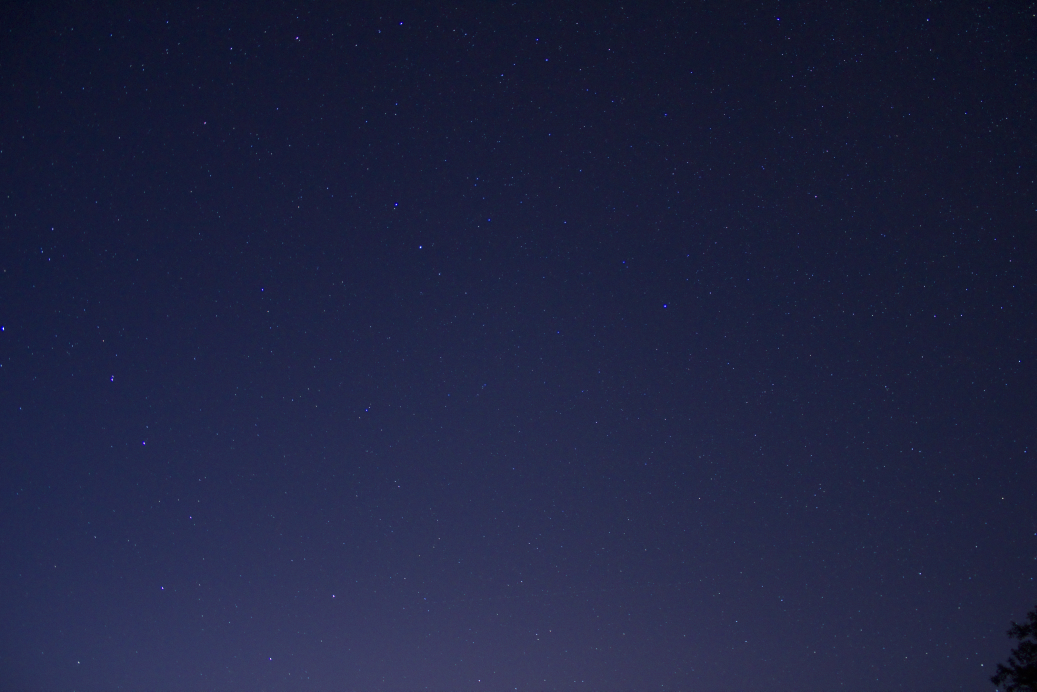
#> input picture night_sky.jpg, 5184 x 3456 px (shown at 1/5 size)
$ python convert-to-short-lines.py night_sky.jpg out.png   (older library calls are emulated)
#> lines starting #> are read from the running program, lines starting #| are printed output that depends on the picture; after the words box and inside, x2 and y2 are one past the last pixel; in counts of white or black regions, pixels touching at a corner belong together
### triangulared/point_generators.py
import numpy as np
from skimage import filters, morphology, color
from triangulared.utils import gaussian_mask, default


# [48 lines left out: functions edge_points, generate_uniform_random_points, not called in this run]


def generate_max_entropy_points(image, n_points=100,
                                entropy_width=None,
                                filter_width=None,
                                suppression_width=None,
                                suppression_amplitude=None):
    """
    Generates a set of points over the area of image, using maximum entropy
    to guess which points are importance. All length scales are relative to the
    density of the points.
    :param image: image as an array
    :param n_points: int number of points to generate:
    :param entropy_width: width over which to measure entropy
    :param filter_width: width over which to pre filter entropy
    :param suppression_width: length for suppressing entropy before choosing the
                              next point.
    :param suppression_amplitude: amplitude to suppress entropy before choosing the
                              next point.
    :return:
    """
    # calculate length scale
    ymax, xmax = image.shape[:2]
    length_scale = np.sqrt(xmax*ymax / n_points)
    entropy_width = length_scale * default(entropy_width, 0.2)
    filter_width = length_scale * default(filter_width, 0.1)
    suppression_width = length_scale * default(suppression_width, 0.3)
    suppression_amplitude = default(suppression_amplitude, 3)

    # convert to grayscale
    im2 = color.rgb2gray(image)

    # filter
    im2 = (
        255 * filters.gaussian(im2, sigma=filter_width, multichannel=True)
    ).astype("uint8")

    # calculate entropy
    im2 = filters.rank.entropy(im2, morphology.disk(entropy_width))

    points = []
    for _ in range(n_points):
        y, x = np.unravel_index(np.argmax(im2), im2.shape)
        im2 -= gaussian_mask(x, y,
                             shape=im2.shape[:2],
                             amp=suppression_amplitude,
                             sigma=suppression_width)
        points.append((x, y))

    points = np.array(points)
    return points


# [52 lines left out: function generate_max_entropy_points_with_entropy, not called in this run]

### convert-to-short-lines.py
import cv2
from triangulared import generate_max_entropy_points
import matplotlib.pyplot as plt
import argparse
from matplotlib.patches import ConnectionPatch
import random
from PIL import Image
import math

# colors = ["#4285F4", "#DB4437", "#F4B400", '#0F9D58']
colors = ["#3481ff", "#f5ab06", "#fcee00", "#f03206", "#56da81"]
angles = [0, 45, 90, 135, 180, 225, 270, 315]

# util for distance between two points
def dist(p1, p2):
    return math.sqrt((p1[0] - p2[0]) * (p1[0] - p2[0]) + (p1[1] - p2[1]) * (p1[1] - p2[1]))

def find_nearest_point(point, points_set):
    if len(points_set) == 0:
        return point

    min_dist = math.inf
    min_point = point

    for nb in points_set:
        d = dist(point, nb)
        if d < min_dist:
            min_dist = d
            min_point = nb

    return min_point

def get_random_color():
    return colors[random.randint(0, len(colors) - 1)]

color_map = {}

def dfs(point, adj_list, color):
    color_map[point] = color

    for nb in adj_list[point]:
        if nb not in color_map:
            dfs(nb, adj_list, color)

def adaptive_threshold(image, sigma):
    # convert the image to grayscale and blur it slightly
    # gray = cv2.cvtColor(image, cv2.COLOR_BGR2GRAY)
    blurred = cv2.GaussianBlur(image, (sigma, sigma), 0)

    # apply simple thresholding with a hardcoded threshold value
    (T, threshInv) = cv2.threshold(blurred, 230, 255,
    cv2.THRESH_BINARY_INV)

    # apply Otsu's automatic thresholding
    (T, threshInv) = cv2.threshold(blurred, 0, 255,
    cv2.THRESH_BINARY_INV | cv2.THRESH_OTSU)

    # instead of manually specifying the threshold value, we can use
    # adaptive thresholding to examine neighborhoods of pixels and
    # adaptively threshold each neighborhood
    thresh = cv2.adaptiveThreshold(blurred, 255,
    cv2.ADAPTIVE_THRESH_MEAN_C, cv2.THRESH_BINARY_INV, 21, 10)

    # perform adaptive thresholding again, this time using a Gaussian
    # weighting versus a simple mean to compute our local threshold
    # value
    thresh = cv2.adaptiveThreshold(blurred, 255,
    cv2.ADAPTIVE_THRESH_GAUSSIAN_C, cv2.THRESH_BINARY_INV, 21, 4)

    imagem = cv2.bitwise_not(thresh)

    return imagem

def process(input_path, output_path, n_points, background):
    # image = plt.imread(input_path)
#> called with input_path = 'night_sky.jpg', output_path = 'out.png', n_points = 100, background = 'dark'
    image = cv2.imread(input_path, cv2.IMREAD_GRAYSCALE)
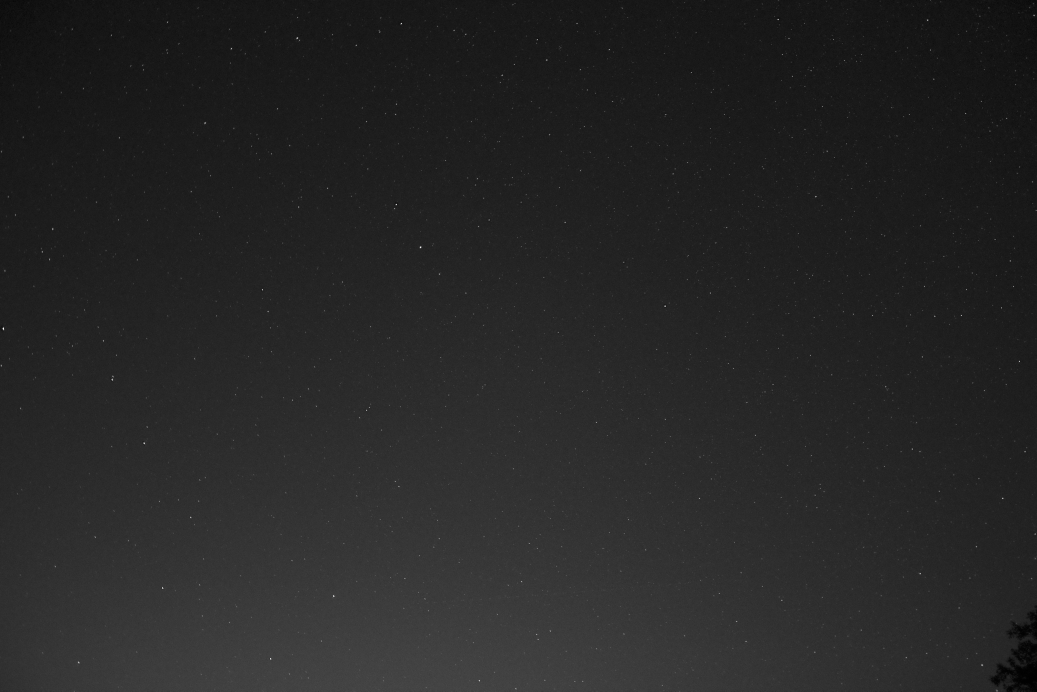
#> image: shape (3456, 5184) (shown at 1/5 size); min 0, max 255, mean 38
    # image = image.astype("uint8")

    im = Image.open(input_path)
    width, height = im.size
#> width = 5184; height = 3456
    dim = max(width, height)
#> dim = 5184

    fig, ax = plt.subplots()
    ax.invert_yaxis()

    # image = adaptive_threshold(image, 5)
    # points = generate_max_entropy_points(image, n_points=n_points)

    image = adaptive_threshold(image, 1)
#> in adaptive_threshold, `(T, threshInv) = cv2.threshold(blurred, 230, 255, cv2.THRESH_BINARY_INV)`:
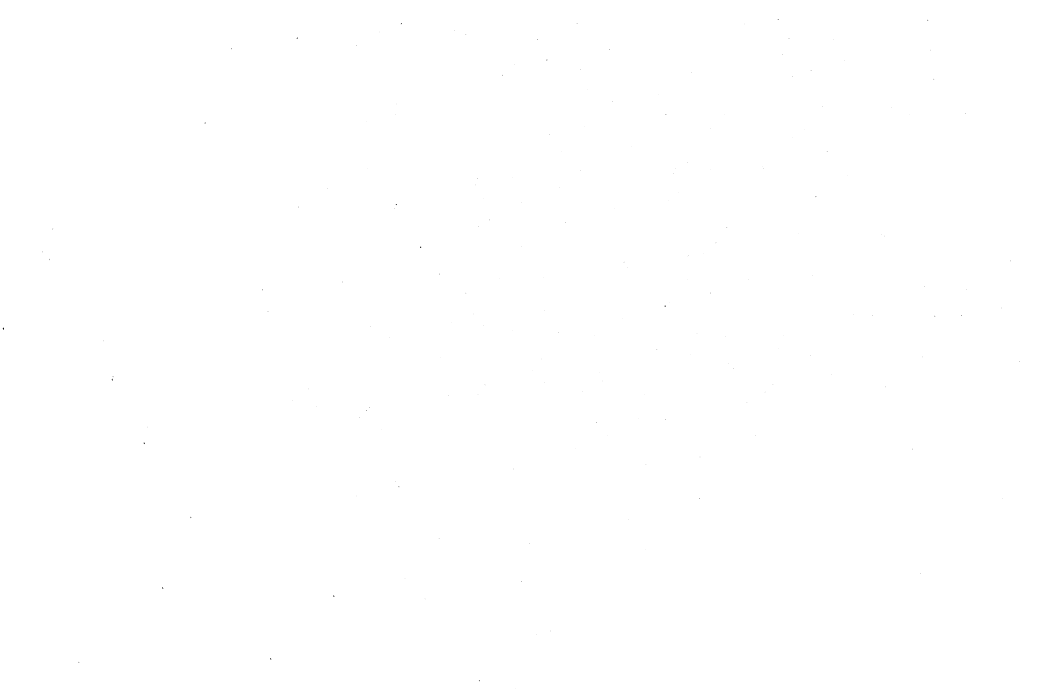
#> threshInv: shape (3456, 5184) (shown at 1/5 size); 100% white; black in thin lines or dots
#> in adaptive_threshold, `(T, threshInv) = cv2.threshold(blurred, 0, 255, cv2.THRESH_BINARY_INV ..`:
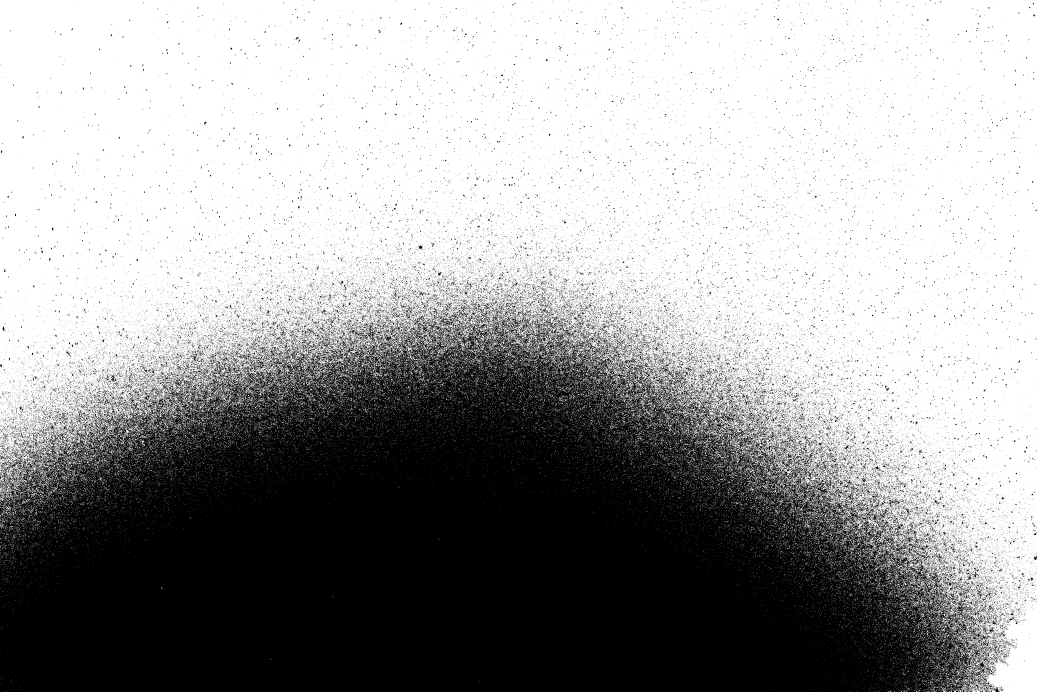
#> threshInv: shape (3456, 5184) (shown at 1/5 size); 62% white; 68012 black regions (62919 under 20 px), largest, box (x1, y1, x2, y2) and area: (0, 1578, 4976, 3456) 6265646, (2106, 1599, 2186, 1675) 1651, (228, 2226, 292, 2306) 1497
#> in adaptive_threshold, `(T, threshInv) = cv2.threshold(blurred, 0, 255, cv2.THRESH_BINARY_INV ..`: T = 40
#> in adaptive_threshold, `thresh = cv2.adaptiveThreshold(blurred, 255, cv2.ADAPTIVE_THRESH_MEAN_..`:
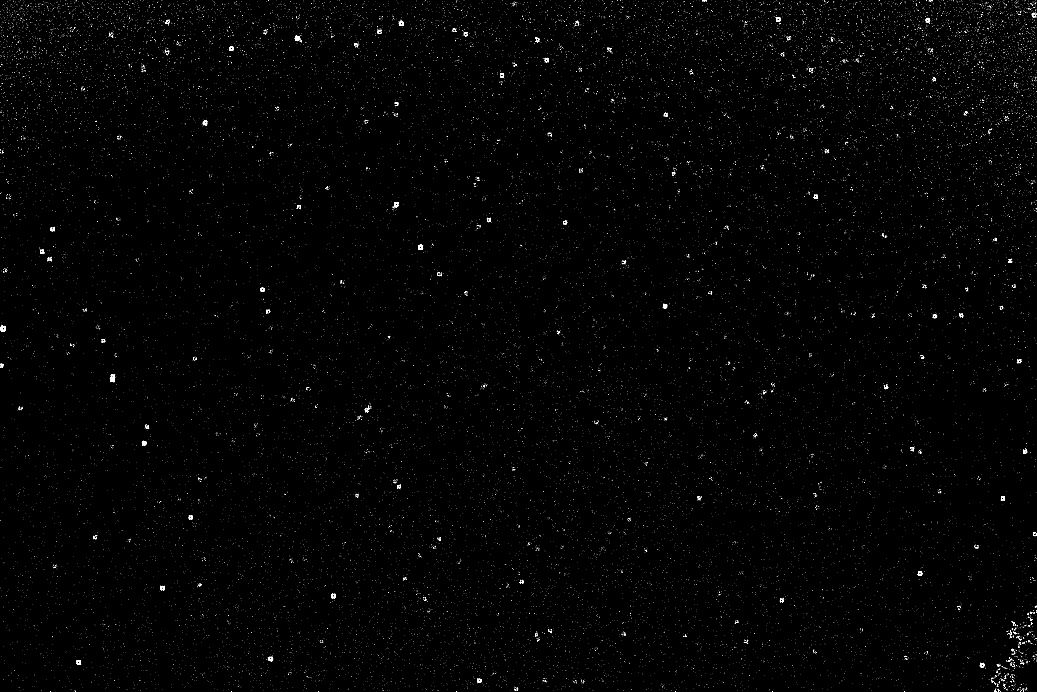
#> thresh: shape (3456, 5184) (shown at 1/5 size); 0.33% white in thin lines or dots
#> in adaptive_threshold, `thresh = cv2.adaptiveThreshold(blurred, 255, cv2.ADAPTIVE_THRESH_GAUSS..`:
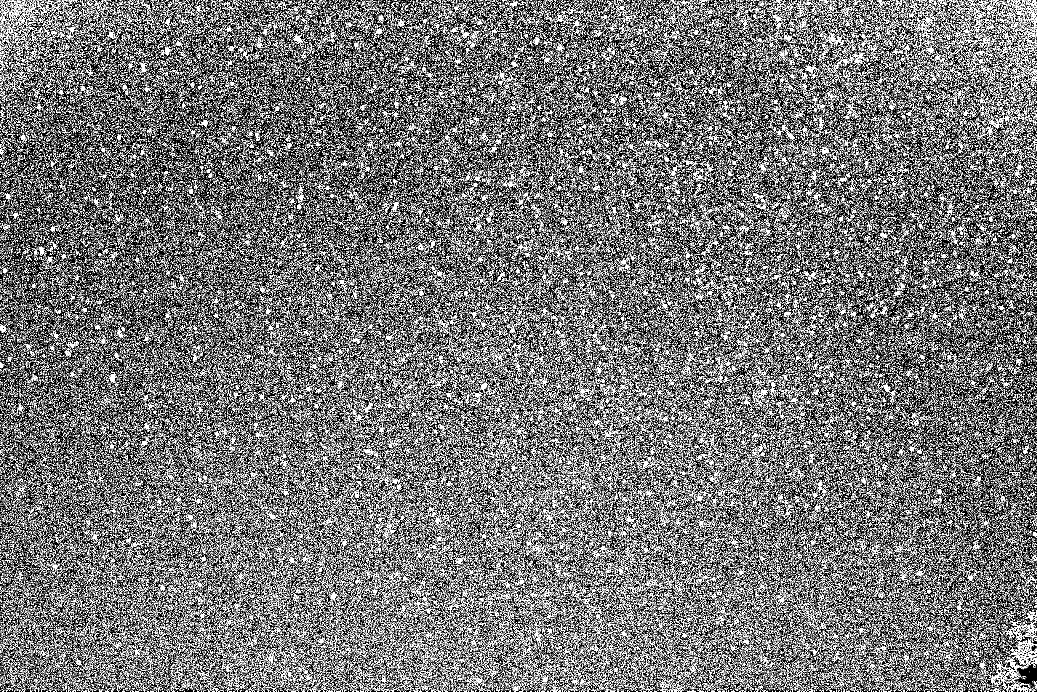
#> thresh: shape (3456, 5184) (shown at 1/5 size); 10.9% white in thin lines or dots
#> in adaptive_threshold, `imagem = cv2.bitwise_not(thresh)`:
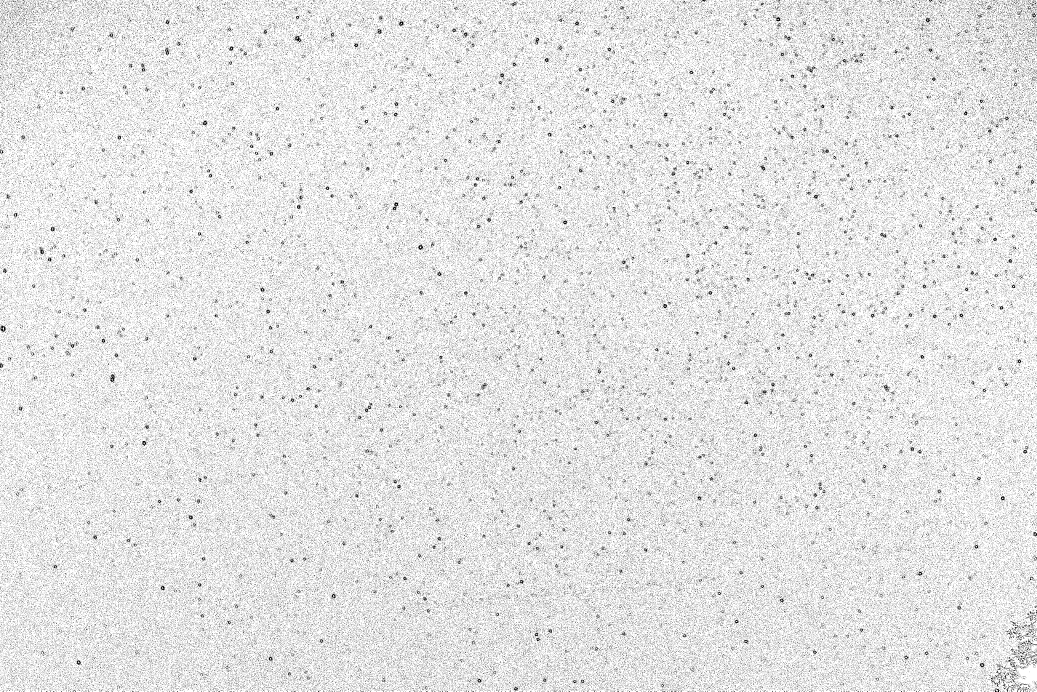
#> imagem: shape (3456, 5184) (shown at 1/5 size); 89.1% white; black in thin lines or dots

    points = generate_max_entropy_points(image, n_points=n_points)
    # points = np.concatenate([points, edge_points(image)])

    points_set = set()
    for point in points:
        p = (point[0], point[1])
        points_set.add(p)

    pairs = []

    while len(points_set) > 0:
        point = points_set.pop()
        nearest_point = find_nearest_point(point, points_set)
        # points_set.remove(nearest_point)

        pairs.append((point, nearest_point))

    sum_lens = 0

    for pair in pairs:
        sum_lens += dist(pair[0], pair[1])

    avg_len = sum_lens / len(pairs)

    lines = []

    for pair in pairs:
        if dist(pair[0], pair[1]) <= avg_len:
            lines.append(pair)

    # dfs
    adj_list = {}

    for pair in lines:
        if pair[0] not in adj_list:
            adj_list[pair[0]] = []
        if pair[1] not in adj_list:
            adj_list[pair[1]] = []
        adj_list[pair[0]].append(pair[1])
        adj_list[pair[1]].append(pair[0])

    for point in adj_list:
        if point not in color_map:
            dfs(point, adj_list, get_random_color())

    for pair in lines:
        color = color_map[pair[0]]

        line = ConnectionPatch(pair[0], pair[1], coordsA="data", linewidth=1, edgecolor=color)
        ax.add_patch(line)

    # remove boundary
    ax.axis("tight")
    ax.set_axis_off()
    ax.get_xaxis().set_visible(False)
    ax.get_yaxis().set_visible(False)

    ratio = image.shape[0] / image.shape[1]
    fig.set_size_inches(5, 5*ratio)

    fig.savefig(output_path, bbox_inches='tight', pad_inches=0, facecolor='black')

if __name__ == "__main__":
    parser = argparse.ArgumentParser(
        description="Turns an image into stars")
    parser.add_argument("input_file")
    parser.add_argument("output_file")
    parser.add_argument("-n", "--n_points", nargs='?',
                        help="number of points to use", default=100)
    parser.add_argument("-b", "--background", nargs='?',
                        help="background type (light, medium, dark)", default="dark")

    ns = parser.parse_args()

    input_file = ns.input_file
    output_file = ns.output_file
    n_points = int(ns.n_points)
    background = ns.background

    process(input_path=input_file, output_path=output_file, n_points=n_points, background=background)
#> (the call stopped at in generate_max_entropy_points, `entropy_width = length_scale * default(entropy_width, 0.2)`: triangulared is not available in this run)
